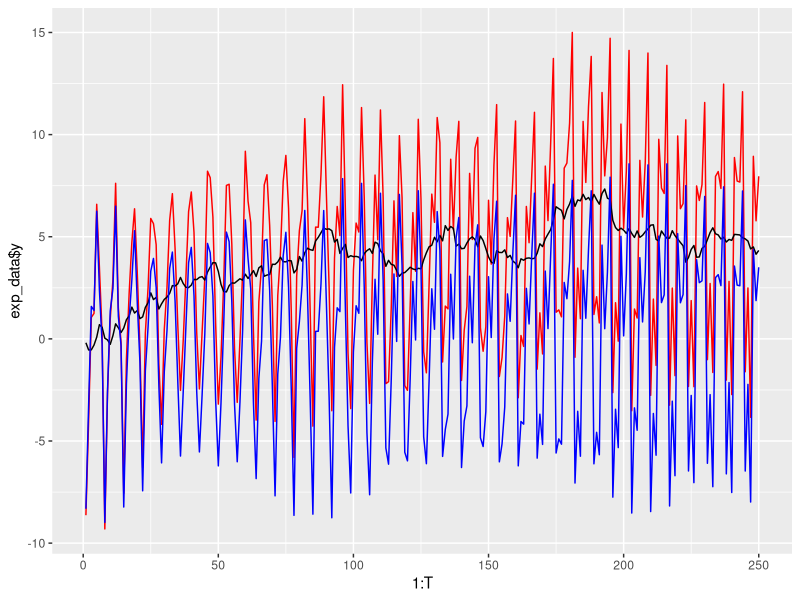

Write the R code that produced this figure. (Note: this script raises an error after producing the figure.)
library(ggplot2)
library(gridExtra)
sim_exp_smoothing = function(params, lags, initial, T, sigmasq){
  m = length(params)
  dim = sum(lags) - m + 1
  if(length(lags) != m){
    stop("Parameter and lag vectors must be the same length")
  }
  if(length(initial) != dim){
    stop("Length of initial state vector must equal sum of lag vector minus number of latent states plus one")
  }
  if(any(params >= 1 | params <= 0)){
    stop("All parameters must be between zero and one")
  }
  states = matrix(0, ncol = T+1, nrow = dim)
  states[,1] = initial
  y = vector(length = T+1)
  newstates = c(1, 1+cumsum(lags))[-(m+1)]
  for(t in 2:(T+1)){
    y[t] = rnorm(1, 0, sqrt(sigmasq)) + states[1, t-1] - sum(states[(1:sum(lags))[-cumsum(lags)],t-1])
    states[1, t] = (1-params[1])*states[1, t-1] + params[1]*(y[t] + sum(states[(1:sum(lags))[-cumsum(lags)],t-1])) 
    
    
    for(j in 2:m){
      states[newstates[j], t] = -sum(states[(cumsum(lags)[j-1]+1):(cumsum(lags)[j]-1),t-1]) +
                                       params[j]*(y[t] - states[1, t-1] + sum(states[(1:sum(lags))[-cumsum(lags)], t-1]))
    }
    for(j in (1:(sum(lags)-m+1))[-newstates]){
      states[j, t] = states[j-1, t-1]
    }
  }
  out = list(y = y[2:(T+1)], states = states[newstates,2:(T+1)])
  return(out)
}

alpha = c(0.3, 0.5)
lags = c(1, 7)
initial = c(0, 1, 2, 6, 1, 1, -3)
T = 250
sigmasq = 1
exp_data = sim_exp_smoothing(alpha, lags, initial, T, sigmasq)
ggplot() + geom_line(aes(1:T, exp_data$y), colour = "red") + 
  geom_line(aes(1:T, exp_data$states[1,]), colour = "black") + geom_line(aes(1:T, exp_data$states[2, ]), colour = "blue")

##MCMC Setup
m = length(lags)
dim = sum(lags) - m +1
y = exp_data$y
x = c(1, rep(-1, dim-1))
Trans = matrix(0, dim, dim)
Trans[1,1] = 1
newstates = c(1, 2+cumsum(lags-1)[-m])
for(i in 2:m){
  if(i < m){
    Trans[newstates[i], newstates[i]:(newstates[i+1]-1)] = -1
  } else {
    Trans[newstates[m], newstates[m]:dim] = -1
  }
}
for(i in (1:dim)[-newstates]){
  Trans[i, i-1] = 1
}

resolution = 500
xsup = seq(0.2, 0.45, length.out = resolution)
ysup = seq(0.4, 0.65, length.out = resolution)
grid = expand.grid(xsup, ysup)
grid$dens = apply(grid, 1, density_only, y = y, Trans = Trans, x = x, lags = lags)
grid$dens[grid$dens == "NaN"] = 0
grid$dens = grid$dens / sum(grid$dens*(xsup[2]-xsup[1])*(ysup[2]-ysup[1]))

densityplot = ggplot(grid) + geom_tile(aes(Var1, Var2, fill = dens))
densityplot
grid[which.max(grid$dens),]

densitymatrix = matrix(grid$dens, resolution, byrow = TRUE)
rownames(densitymatrix) = ysup
colnames(densitymatrix) = xsup
marginalx = colSums(densitymatrix)
XCDF = cumsum(marginalx)

densarray = array(0, dim = c(500, 500, 1))
densarray[,,1] = densitymatrix
testdraws = replicate(10000, draw_alpha(XCDF, xsup, ysup, densarray))
draws = as.data.frame(matrix(testdraws, ncol = 2, byrow = TRUE))
drawsplot = ggplot(draws, aes(V1, V2)) + geom_density2d()
grid.arrange(densityplot, drawsplot, ncol = 2)

draws = data.frame()
store = MC_exp_smoothing(y, 100, x, Trans, lags, XCDF, xsup, ysup, densarray, 1:10)
draws = rbind(draws, store)
colnames(draws) = c("Alpha", "Delta", "SigmaSq", "In1", "In2", "In3", "In4", "In5", "In6", "In7")
apply(draws, 2, mean)

#Progress:
#Fix problem in eigenvalue of D matrix (coding error)
#Write simulation and MCMC code (in progress - alpha draws)
#Discover problem with XTX being singular
#Reparameterise seasonal effects to have equivalent to XTX that is not singluar
#Fix old code to work with new parameterisation
#Wrote inverse CDF sampler for two and three dimensional alpha
#Fixed bug leading to very small densities
#Calculate CDFs

#To do:
#Run and see what happens
#Hope to fit marginals to easy to use densities
#Figure out copula structure and fit
#Write Variational Bayes algorithm (and hope distribution allows reparameterisation)

